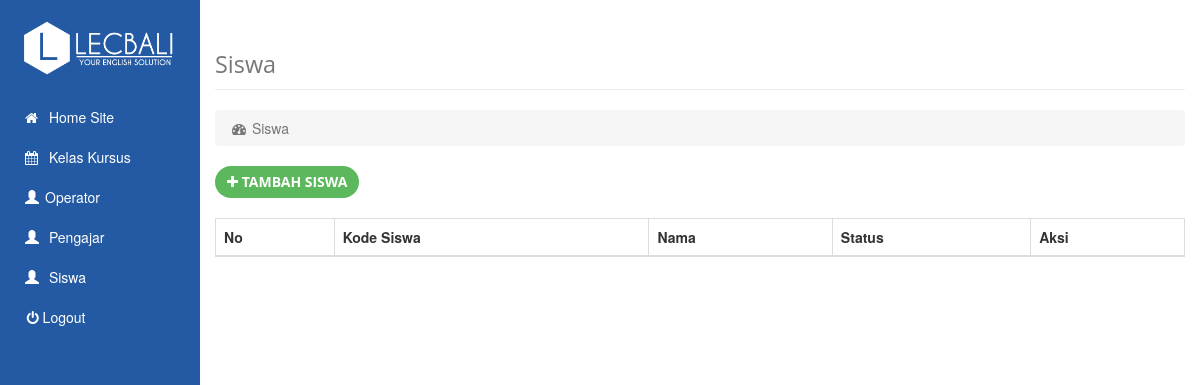
Before: /index.php/siswa with the older database file.
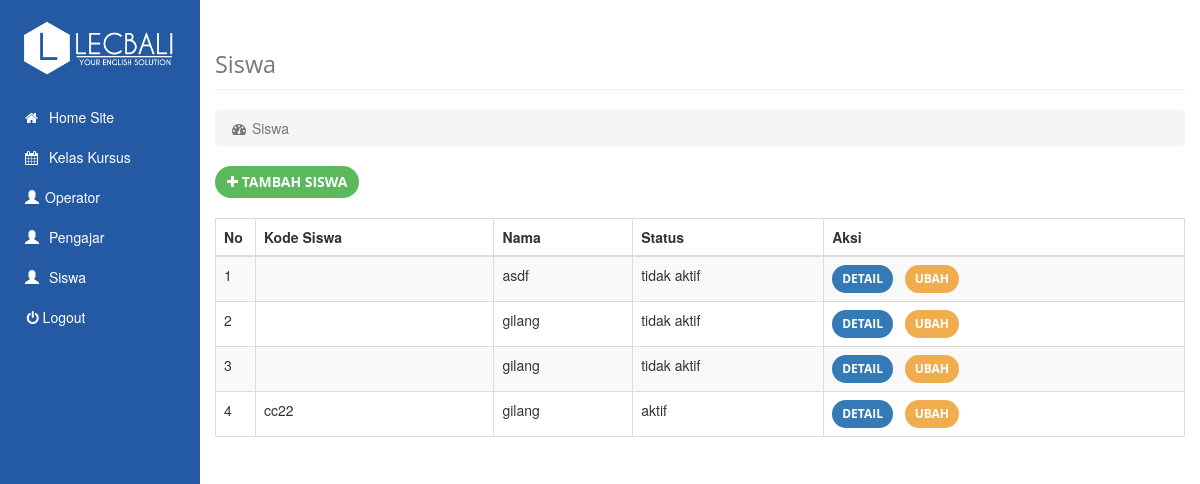
After: the same page with the newer database file.
### tables this page shows
CREATE TABLE `users` (
  `id` int(255) NOT NULL,
  `username` varchar(255) NOT NULL,
  `nama` varchar(30) NOT NULL,
  `tgl_lahir` varchar(30) NOT NULL,
  `alamat` varchar(50) NOT NULL,
  `telpon` varchar(20) NOT NULL,
  `email` varchar(30) NOT NULL,
  `password` varchar(225) NOT NULL,
  `status` varchar(20) NOT NULL,
  `foto` text NOT NULL,
  `level` int(11) NOT NULL
);

CREATE TABLE `user_meta` (
  `id` int(255) NOT NULL,
  `nama_meta` varchar(225) NOT NULL,
  `nilai_meta` longtext NOT NULL,
  `id_user` int(11) NOT NULL
);

### application/controllers/siswa.php (called while the page is built, shortened)
<?php if ( ! defined('BASEPATH')) exit('No direct script access allowed');
class Siswa extends CI_Controller{
	function __construct(){
		$this->load->model('m_users');
	}
	function index() {
		$data = array('users' => $this->m_users->get_users(array('level'=>4)), 'title' => 'Siswa');
		$data['slug'] = 'siswa';
		$data['content'] = 'users/lists';
		$this->load->view('dashboard',$data);
	}
}

### index.php (called while the page is built, shortened)
<?php
require_once BASEPATH.'core/CodeIgniter.php';

### application/models/m_users.php (called while the page is built, shortened)
<?php  if ( ! defined('BASEPATH')) exit('No direct script access allowed');
	class M_users extends CI_Model {
		function get_users($filter) {
			$query = $this->db->get_where('users', $filter);
			return $query->result_object();
		}
		function get_meta($id, $meta_key) {
			$data = $this->db->get_where('user_meta', array('id_user' => $id, 'nama_meta' => $meta_key));
			if($data->result_id->num_rows>0) {
				return $data->result_array()[0];
			}
		}
	}
?>

### application/views/users/lists.php (the view, shortened to what this page needs)
<a href="<?= base_url($slug); ?>/form" class="btn btn-success"><i class="fa fa-plus"></i> Tambah <?= $title;?></a>
<br><br>
<div class="table-responsive">
    <table class="table table-bordered table-hover table-striped">
        <thead>
            <tr>
                <th>No</th>
                <th>
                <?php if($slug == 'operator') { $meta = 'nik';?>
                    Nik
                <?php } else if($slug == 'pengajar') { $meta = 'kode_pengajar';?>
                    Kode Pengajar
                <?php } else if($slug == 'siswa') { $meta = 'kode_siswa';?>
                    Kode Siswa
                <?php } ?>
                </th>
                <th>Nama</th>
                <th>Status</th>
                <th>Aksi</th>
            </tr>
        </thead>
        <tbody>
        <?php
        $no = 1;
        if(!empty($users)) :
            $mo = $this->load->model('m_users');
            foreach($users as $val) {
                $usermeta = $mo->m_users->get_meta($val->id, $meta);
            ?>
            <tr>
                <td width="40px"><?= $no++?></td>
                <td><?= $usermeta['nilai_meta']; ?></td>
                <td><?= $val->nama; ?></td>
                <td><?= $val->status; ?></td>
                <td>
                    <a href="<?= base_url($slug);?>/detail/<?= $val->id; ?>" class="btn btn-sm btn-primary">Detail</a>
                    <a href="<?= base_url($slug);?>/form/<?= $val->id; ?>" class="btn  btn-sm btn-warning">Ubah</a>
                </td>
            </tr>
            <?php }
        endif;
        ?>
        </tbody>
    </table>
</div>

### application/views/layout/header.php (shortened to what this page needs)
<!DOCTYPE html>
<html lang="en">
<head>
    <link href="<?php echo base_url() ?>assets/css/bootstrap.min.css" rel="stylesheet" type="text/css">
    <link href="<?php echo base_url() ?>assets/css/sb-admin.css" rel="stylesheet" type="text/css">
    <link href="<?php echo base_url() ?>assets/font-awesome/css/font-awesome.min.css" rel="stylesheet" type="text/css">
    <link href="<?php echo base_url() ?>assets/css/jquery.timepicker.css" rel="stylesheet" type="text/css"/>
    <link href="<?php echo base_url() ?>assets/css/bootstrap-datepicker.css" rel="stylesheet" type="text/css"/>
    <link href="<?php echo base_url() ?>assets/css/magnific-popup.css" rel="stylesheet" type="text/css">
    <link href="<?php echo base_url() ?>assets/css/creative.min.css" rel="stylesheet" type="text/css">
    <link href="<?php echo base_url() ?>assets/css/style.css" rel="stylesheet" type="text/css">
</head>
<body>

### application/views/dashboard.php (shortened to what this page needs)
<?php
$data['nomenu'] = true;
$this->load->view('layout/header', $data); ?>
    <div class="container-fluid">
        <div class="row">
            <?php $this->load->view('layout/side'); ?>
            <div class="col-xs-12 col-sm-9 col-md-10 right-md">
                <h1 class="page-header">
                    <small><?= $title;?></small>
                </h1>
                <ol class="breadcrumb">
                    <li class="active">
                        <i class="fa fa-fw fa-dashboard"></i> <?= $title;?>
                    </li>
                </ol>
                <?php if($content != null) {
                    $this->load->view($content);
                } ?>
            </div>
        </div>
    </div>
<?php $this->load->view('layout/footer'); ?>

### application/views/layout/side.php
<div class="col-xs-12 col-sm-3 col-md-2 clear-md fixed-top">
    <div class="collapse navbar-collapse navbar-ex1-collapse">
        <ul class="nav side-nav">
            <div class="logo2">
                <a href="<?= base_url();?>dashboard"><img src="<?= base_url(); ?>assets/images/logo2.png" width="160px"></a>
            </div>
            <li>
                <a class="nav-link" href="<?= base_url(); ?>"><i class="fa fa-home icon-menu"></i> Home Site</a>
            </li>
            <li>
                <a class="nav-link" href="<?= base_url('kelas'); ?>"><i class="fa fa-calendar icon-menu" aria-hidden="true"></i> Kelas Kursus</a>
            </li>
            <li>
                <a class="nav-link" href="<?= base_url('operator'); ?>"><i class="glyphicon glyphicon-user icon-menu" aria-hidden="true"></i>Operator</a>
            </li>
            <li>
                <a class="nav-link" href="<?= base_url('pengajar'); ?>"><span class="glyphicon glyphicon-user icon-menu" aria-hidden="true"></span> Pengajar</a>
            </li>
            <li>
                <a class="nav-link" href="<?= base_url('siswa'); ?>"><span class="glyphicon glyphicon-user icon-menu" aria-hidden="true"></span> Siswa</a>
            </li>
            <li>
                <a class="nav-link" href="<?= base_url('home/logout'); ?>">&nbsp;&nbsp;&nbsp;<span class="fa fa-power-off" aria-hidden="true"></span> Logout</a>
            </li>
        </ul>
    </div>
</div>

### application/views/layout/footer.php (shortened to what this page needs)
</body>
</html>

### assets/css/sb-admin.css (style rules this page uses)
body { background-color: #222; }
@media (min-width:768px) { .side-nav { border: none; border-radius: 0; padding-bottom: 20px; } }
@media (min-width:768px) { .clear-md { background: #235AA3; padding-left: 0; padding-right: 0; bottom: 0; } }
@media (min-width:768px) { .right-md { float: right; } }

### assets/css/style.css (style rules this page uses)
html, body { height: 100%; min-height: 100%; }
body { background-color: white; }
.side-nav { background-color: #235AA3; }
.icon-menu { padding-right: 20px; width: 20px; padding-left: 10px; }
.logo2 { text-align: center; margin-bottom: 20px; margin-top: 20px; }
.fixed-top { position: fixed; top: 0; right: 0; left: 0; z-index: 1030; }
.navbar-collapse { padding-left: 0; padding-right: 0; }
.nav-link { color: #fff; }

Changed rows visible on the page:
added users: nama "asdf", status "tidak aktif"
added users: nama "gilang", status "tidak aktif"
added users: nama "gilang", status "tidak aktif"
added users: user_meta.nilai_meta "cc22", nama "gilang", status "aktif"
